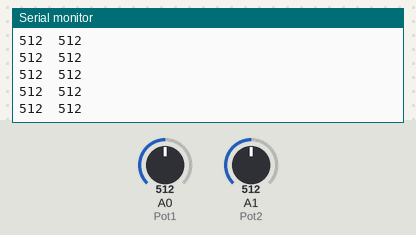
This sketch was run on a simulated Arduino Uno, built with avr-gcc and run on an emulated ATmega328P. Parts: the last lines printed to the serial monitor. Inputs (shaded band) come from the test bench; at power-on: A0 (Pot1) = 512, A1 (Pot2) = 512.

Above: at 1.2 s.
1.3 s: A0 (Pot1) set to 716
At 1.33 s:
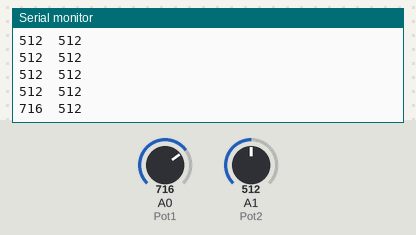
4.3 s: A1 (Pot2) set to 716
At 4.31 s:
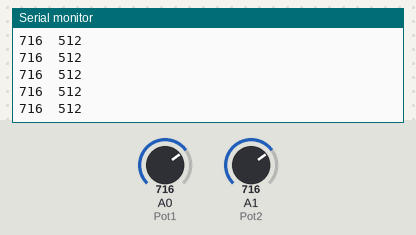
5.8 s: A0 (Pot1) set to 900
At 5.83 s:
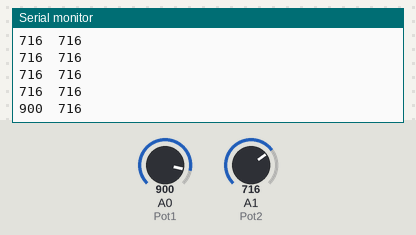
7.3 s: A1 (Pot2) set to 900
At 7.3 s:
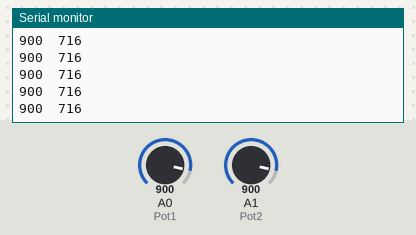
Timing chart, 0 to 9.8 s (numbered marks = the images above; inputs shaded):
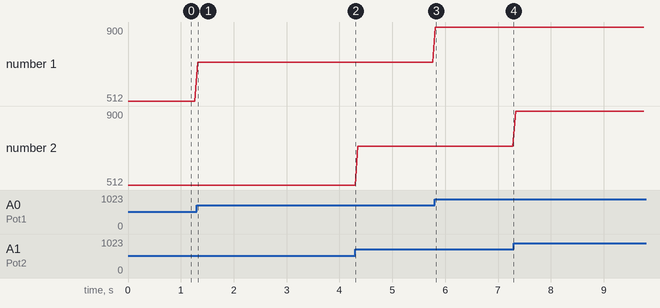

The sketch:

Multiplotter_SerialPlotter.ino
```cpp
const int Pot1 = A0, Pot2 = A1;
int var1, var2;

void setup() {
  Serial.begin(9600);
  while(!Serial);
  pinMode(Pot1, INPUT);
  pinMode(Pot2, INPUT);
}

void loop() {
  var1 = analogRead(Pot1);
  var2 = analogRead(Pot2);
  Serial.print(var1);
  Serial.print("\t");
  Serial.println(var2);
  delay(50);

}
```

Measured:
- after the input at 1.3 s, the serial monitor: prints a new line at once (image 1)
- after the input at 5.8 s, the serial monitor: prints a new line at once (image 3)
- plotted number 1: 512 → 716 after the input at 1.3 s, 716 → 900 after the input at 5.8 s
